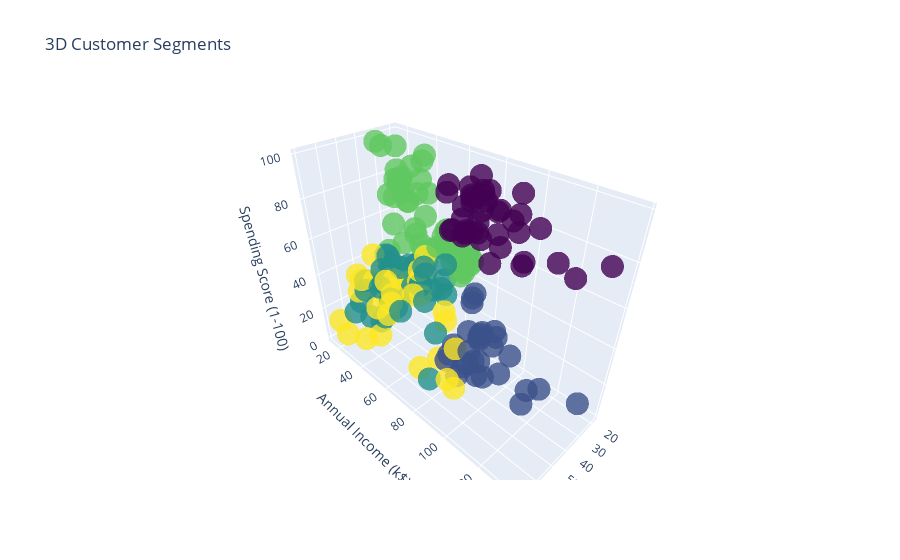

Notebook code cell kept with this figure:
### Code cell
# 9. 3D Scatter Plot
trace = go.Scatter3d(
    x=df['Age'],
    y=df['Annual Income (k$)'],
    z=df['Spending Score (1-100)'],
    mode='markers',
    marker=dict(
        size=8,
        color=df['Cluster'],
        colorscale='Viridis',
        opacity=0.8
    )
)

layout = go.Layout(
    title='3D Customer Segments',
    scene=dict(
        xaxis=dict(title='Age'),
        yaxis=dict(title='Annual Income (k$)'),
        zaxis=dict(title='Spending Score (1-100)')
    )
)

fig = go.Figure(data=[trace], layout=layout)
fig.show()

### Figure 1 — Plotly figure (JSON) as saved in the notebook; plotly's stock layout.template omitted (floating-point values rounded to 4 significant figures; data arrays with more than 128 entries replaced by an {"elided": "..."} marker saying what was removed)
{"data": [{"marker": {"color": {"elided": "200 int values"}, "colorscale": [[0, "#440154"], [0.1111, "#482878"], [0.2222, "#3e4989"], [0.3333, "#31688e"], [0.4444, "#26828e"], [0.5556, "#1f9e89"], [0.6667, "#35b779"], [0.7778, "#6ece58"], [0.8889, "#b5de2b"], [1, "#fde725"]], "opacity": 0.8, "size": 8}, "mode": "markers", "type": "scatter3d", "x": {"elided": "200 int values"}, "y": {"elided": "200 int values"}, "z": {"elided": "200 int values"}}], "layout": {"scene": {"xaxis": {"title": {"text": "Age"}}, "yaxis": {"title": {"text": "Annual Income (k$)"}}, "zaxis": {"title": {"text": "Spending Score (1-100)"}}}, "title": {"text": "3D Customer Segments"}}}
